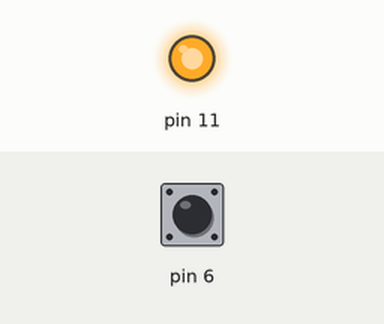
This sketch was run on a simulated Arduino Uno, built with avr-gcc and run on an emulated ATmega328P. On the bench: output pins drawn as LEDs (lit = HIGH). The test bench sets the inputs (shaded band); at power-on: pin 6 HIGH. What the sketch prints to the serial monitor is not drawn.

Above: at 1.2 s.
1.3 s: pin 6 pulled LOW for 0.15 s
At 1.38 s:
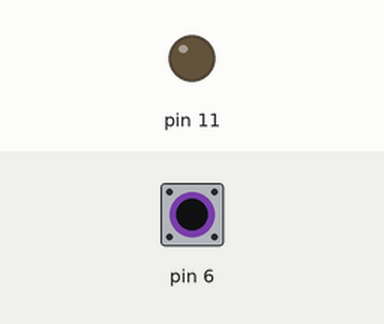
2.9 s: pin 6 pulled LOW for 3.2 s
At 7.3 s:
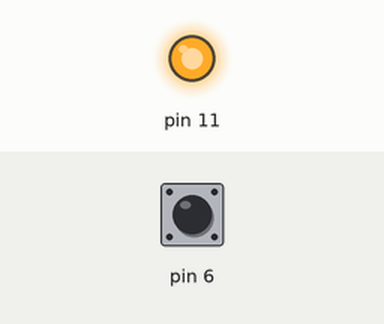
Timing chart, 0 to 8.8 s (numbered marks = the images above; inputs shaded):
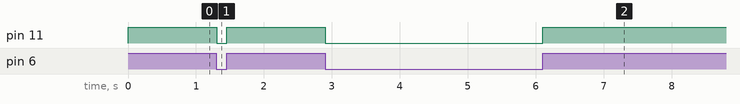

The sketch:

bottom_test.ino
```cpp
void setup()
{
  pinMode(6, INPUT_PULLUP);
  pinMode(11, OUTPUT);
  Serial.begin(9600);
}

void loop()
{
  int val = digitalRead(6);
  Serial.println(val);
  if (val == HIGH){
    digitalWrite(11,HIGH);
  }else{
    digitalWrite(11,LOW);
  }
}
```

Measured:
- after the input at 1.3 s, pin 11: HIGH → LOW at once, → HIGH 0.15 s later
- after the input at 2.9 s, pin 11: HIGH → LOW at once, → HIGH 3.2 s later
